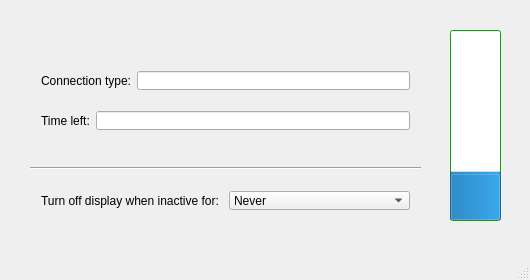
<?xml version="1.0" encoding="UTF-8"?>
<ui version="4.0">
 <class>MainWindow</class>
 <widget class="QMainWindow" name="MainWindow">
  <property name="geometry">
   <rect>
    <x>0</x>
    <y>0</y>
    <width>530</width>
    <height>280</height>
   </rect>
  </property>
  <property name="minimumSize">
   <size>
    <width>530</width>
    <height>280</height>
   </size>
  </property>
  <property name="maximumSize">
   <size>
    <width>530</width>
    <height>280</height>
   </size>
  </property>
  <property name="baseSize">
   <size>
    <width>530</width>
    <height>280</height>
   </size>
  </property>
  <property name="windowTitle">
   <string>MainWindow</string>
  </property>
  <widget class="QWidget" name="centralWidget">
   <widget class="QProgressBar" name="chargeindicator">
    <property name="geometry">
     <rect>
      <x>450</x>
      <y>30</y>
      <width>51</width>
      <height>191</height>
     </rect>
    </property>
    <property name="palette">
     <palette>
      <active>
       <colorrole role="WindowText">
        <brush brushstyle="SolidPattern">
         <color alpha="255">
          <red>0</red>
          <green>0</green>
          <blue>0</blue>
         </color>
        </brush>
       </colorrole>
       <colorrole role="Button">
        <brush brushstyle="SolidPattern">
         <color alpha="255">
          <red>20</red>
          <green>222</green>
          <blue>26</blue>
         </color>
        </brush>
       </colorrole>
       <colorrole role="Light">
        <brush brushstyle="SolidPattern">
         <color alpha="255">
          <red>101</red>
          <green>255</green>
          <blue>105</blue>
         </color>
        </brush>
       </colorrole>
       <colorrole role="Midlight">
        <brush brushstyle="SolidPattern">
         <color alpha="255">
          <red>60</red>
          <green>238</green>
          <blue>65</blue>
         </color>
        </brush>
       </colorrole>
       <colorrole role="Dark">
        <brush brushstyle="SolidPattern">
         <color alpha="255">
          <red>10</red>
          <green>111</green>
          <blue>13</blue>
         </color>
        </brush>
       </colorrole>
       <colorrole role="Mid">
        <brush brushstyle="SolidPattern">
         <color alpha="255">
          <red>13</red>
          <green>148</green>
          <blue>17</blue>
         </color>
        </brush>
       </colorrole>
       <colorrole role="Text">
        <brush brushstyle="SolidPattern">
         <color alpha="255">
          <red>0</red>
          <green>0</green>
          <blue>0</blue>
         </color>
        </brush>
       </colorrole>
       <colorrole role="BrightText">
        <brush brushstyle="SolidPattern">
         <color alpha="255">
          <red>255</red>
          <green>255</green>
          <blue>255</blue>
         </color>
        </brush>
       </colorrole>
       <colorrole role="ButtonText">
        <brush brushstyle="SolidPattern">
         <color alpha="255">
          <red>0</red>
          <green>0</green>
          <blue>0</blue>
         </color>
        </brush>
       </colorrole>
       <colorrole role="Base">
        <brush brushstyle="SolidPattern">
         <color alpha="255">
          <red>255</red>
          <green>255</green>
          <blue>255</blue>
         </color>
        </brush>
       </colorrole>
       <colorrole role="Window">
        <brush brushstyle="SolidPattern">
         <color alpha="255">
          <red>20</red>
          <green>222</green>
          <blue>26</blue>
         </color>
        </brush>
       </colorrole>
       <colorrole role="Shadow">
        <brush brushstyle="SolidPattern">
         <color alpha="255">
          <red>0</red>
          <green>0</green>
          <blue>0</blue>
         </color>
        </brush>
       </colorrole>
       <colorrole role="AlternateBase">
        <brush brushstyle="SolidPattern">
         <color alpha="255">
          <red>137</red>
          <green>238</green>
          <blue>140</blue>
         </color>
        </brush>
       </colorrole>
       <colorrole role="ToolTipBase">
        <brush brushstyle="SolidPattern">
         <color alpha="255">
          <red>255</red>
          <green>255</green>
          <blue>220</blue>
         </color>
        </brush>
       </colorrole>
       <colorrole role="ToolTipText">
        <brush brushstyle="SolidPattern">
         <color alpha="255">
          <red>0</red>
          <green>0</green>
          <blue>0</blue>
         </color>
        </brush>
       </colorrole>
      </active>
      <inactive>
       <colorrole role="WindowText">
        <brush brushstyle="SolidPattern">
         <color alpha="255">
          <red>0</red>
          <green>0</green>
          <blue>0</blue>
         </color>
        </brush>
       </colorrole>
       <colorrole role="Button">
        <brush brushstyle="SolidPattern">
         <color alpha="255">
          <red>20</red>
          <green>222</green>
          <blue>26</blue>
         </color>
        </brush>
       </colorrole>
       <colorrole role="Light">
        <brush brushstyle="SolidPattern">
         <color alpha="255">
          <red>101</red>
          <green>255</green>
          <blue>105</blue>
         </color>
        </brush>
       </colorrole>
       <colorrole role="Midlight">
        <brush brushstyle="SolidPattern">
         <color alpha="255">
          <red>60</red>
          <green>238</green>
          <blue>65</blue>
         </color>
        </brush>
       </colorrole>
       <colorrole role="Dark">
        <brush brushstyle="SolidPattern">
         <color alpha="255">
          <red>10</red>
          <green>111</green>
          <blue>13</blue>
         </color>
        </brush>
       </colorrole>
       <colorrole role="Mid">
        <brush brushstyle="SolidPattern">
         <color alpha="255">
          <red>13</red>
          <green>148</green>
          <blue>17</blue>
         </color>
        </brush>
       </colorrole>
       <colorrole role="Text">
        <brush brushstyle="SolidPattern">
         <color alpha="255">
          <red>0</red>
          <green>0</green>
          <blue>0</blue>
         </color>
        </brush>
       </colorrole>
       <colorrole role="BrightText">
        <brush brushstyle="SolidPattern">
         <color alpha="255">
          <red>255</red>
          <green>255</green>
          <blue>255</blue>
         </color>
        </brush>
       </colorrole>
       <colorrole role="ButtonText">
        <brush brushstyle="SolidPattern">
         <color alpha="255">
          <red>0</red>
          <green>0</green>
          <blue>0</blue>
         </color>
        </brush>
       </colorrole>
       <colorrole role="Base">
        <brush brushstyle="SolidPattern">
         <color alpha="255">
          <red>255</red>
          <green>255</green>
          <blue>255</blue>
         </color>
        </brush>
       </colorrole>
       <colorrole role="Window">
        <brush brushstyle="SolidPattern">
         <color alpha="255">
          <red>20</red>
          <green>222</green>
          <blue>26</blue>
         </color>
        </brush>
       </colorrole>
       <colorrole role="Shadow">
        <brush brushstyle="SolidPattern">
         <color alpha="255">
          <red>0</red>
          <green>0</green>
          <blue>0</blue>
         </color>
        </brush>
       </colorrole>
       <colorrole role="AlternateBase">
        <brush brushstyle="SolidPattern">
         <color alpha="255">
          <red>137</red>
          <green>238</green>
          <blue>140</blue>
         </color>
        </brush>
       </colorrole>
       <colorrole role="ToolTipBase">
        <brush brushstyle="SolidPattern">
         <color alpha="255">
          <red>255</red>
          <green>255</green>
          <blue>220</blue>
         </color>
        </brush>
       </colorrole>
       <colorrole role="ToolTipText">
        <brush brushstyle="SolidPattern">
         <color alpha="255">
          <red>0</red>
          <green>0</green>
          <blue>0</blue>
         </color>
        </brush>
       </colorrole>
      </inactive>
      <disabled>
       <colorrole role="WindowText">
        <brush brushstyle="SolidPattern">
         <color alpha="255">
          <red>10</red>
          <green>111</green>
          <blue>13</blue>
         </color>
        </brush>
       </colorrole>
       <colorrole role="Button">
        <brush brushstyle="SolidPattern">
         <color alpha="255">
          <red>20</red>
          <green>222</green>
          <blue>26</blue>
         </color>
        </brush>
       </colorrole>
       <colorrole role="Light">
        <brush brushstyle="SolidPattern">
         <color alpha="255">
          <red>101</red>
          <green>255</green>
          <blue>105</blue>
         </color>
        </brush>
       </colorrole>
       <colorrole role="Midlight">
        <brush brushstyle="SolidPattern">
         <color alpha="255">
          <red>60</red>
          <green>238</green>
          <blue>65</blue>
         </color>
        </brush>
       </colorrole>
       <colorrole role="Dark">
        <brush brushstyle="SolidPattern">
         <color alpha="255">
          <red>10</red>
          <green>111</green>
          <blue>13</blue>
         </color>
        </brush>
       </colorrole>
       <colorrole role="Mid">
        <brush brushstyle="SolidPattern">
         <color alpha="255">
          <red>13</red>
          <green>148</green>
          <blue>17</blue>
         </color>
        </brush>
       </colorrole>
       <colorrole role="Text">
        <brush brushstyle="SolidPattern">
         <color alpha="255">
          <red>10</red>
          <green>111</green>
          <blue>13</blue>
         </color>
        </brush>
       </colorrole>
       <colorrole role="BrightText">
        <brush brushstyle="SolidPattern">
         <color alpha="255">
          <red>255</red>
          <green>255</green>
          <blue>255</blue>
         </color>
        </brush>
       </colorrole>
       <colorrole role="ButtonText">
        <brush brushstyle="SolidPattern">
         <color alpha="255">
          <red>10</red>
          <green>111</green>
          <blue>13</blue>
         </color>
        </brush>
       </colorrole>
       <colorrole role="Base">
        <brush brushstyle="SolidPattern">
         <color alpha="255">
          <red>20</red>
          <green>222</green>
          <blue>26</blue>
         </color>
        </brush>
       </colorrole>
       <colorrole role="Window">
        <brush brushstyle="SolidPattern">
         <color alpha="255">
          <red>20</red>
          <green>222</green>
          <blue>26</blue>
         </color>
        </brush>
       </colorrole>
       <colorrole role="Shadow">
        <brush brushstyle="SolidPattern">
         <color alpha="255">
          <red>0</red>
          <green>0</green>
          <blue>0</blue>
         </color>
        </brush>
       </colorrole>
       <colorrole role="AlternateBase">
        <brush brushstyle="SolidPattern">
         <color alpha="255">
          <red>20</red>
          <green>222</green>
          <blue>26</blue>
         </color>
        </brush>
       </colorrole>
       <colorrole role="ToolTipBase">
        <brush brushstyle="SolidPattern">
         <color alpha="255">
          <red>255</red>
          <green>255</green>
          <blue>220</blue>
         </color>
        </brush>
       </colorrole>
       <colorrole role="ToolTipText">
        <brush brushstyle="SolidPattern">
         <color alpha="255">
          <red>0</red>
          <green>0</green>
          <blue>0</blue>
         </color>
        </brush>
       </colorrole>
      </disabled>
     </palette>
    </property>
    <property name="autoFillBackground">
     <bool>false</bool>
    </property>
    <property name="styleSheet">
     <string notr="true"/>
    </property>
    <property name="value">
     <number>24</number>
    </property>
    <property name="orientation">
     <enum>Qt::Vertical</enum>
    </property>
   </widget>
   <widget class="QWidget" name="horizontalLayoutWidget">
    <property name="geometry">
     <rect>
      <x>30</x>
      <y>60</y>
      <width>391</width>
      <height>41</height>
     </rect>
    </property>
    <layout class="QHBoxLayout" name="ConLayout">
     <item>
      <widget class="QLabel" name="conType">
       <property name="text">
        <string>Connection type:</string>
       </property>
      </widget>
     </item>
     <item>
      <widget class="QLineEdit" name="connectionEdit">
       <property name="readOnly">
        <bool>true</bool>
       </property>
      </widget>
     </item>
    </layout>
   </widget>
   <widget class="QWidget" name="horizontalLayoutWidget_2">
    <property name="geometry">
     <rect>
      <x>30</x>
      <y>100</y>
      <width>391</width>
      <height>41</height>
     </rect>
    </property>
    <layout class="QHBoxLayout" name="TimeLayout">
     <item>
      <widget class="QLabel" name="Timelabel">
       <property name="text">
        <string>Time left:</string>
       </property>
      </widget>
     </item>
     <item>
      <widget class="QLineEdit" name="timeEdit">
       <property name="enabled">
        <bool>true</bool>
       </property>
       <property name="minimumSize">
        <size>
         <width>300</width>
         <height>0</height>
        </size>
       </property>
       <property name="baseSize">
        <size>
         <width>300</width>
         <height>0</height>
        </size>
       </property>
       <property name="readOnly">
        <bool>true</bool>
       </property>
      </widget>
     </item>
    </layout>
   </widget>
   <widget class="Line" name="line">
    <property name="geometry">
     <rect>
      <x>30</x>
      <y>160</y>
      <width>391</width>
      <height>16</height>
     </rect>
    </property>
    <property name="orientation">
     <enum>Qt::Horizontal</enum>
    </property>
   </widget>
   <widget class="QWidget" name="horizontalLayoutWidget_4">
    <property name="geometry">
     <rect>
      <x>30</x>
      <y>180</y>
      <width>391</width>
      <height>41</height>
     </rect>
    </property>
    <layout class="QHBoxLayout" name="horizontalLayout">
     <item>
      <widget class="QLabel" name="label">
       <property name="text">
        <string>Turn off display when inactive for:</string>
       </property>
      </widget>
     </item>
     <item>
      <widget class="QComboBox" name="timeToOff">
       <item>
        <property name="text">
         <string>Never</string>
        </property>
       </item>
       <item>
        <property name="text">
         <string>5 min</string>
        </property>
       </item>
       <item>
        <property name="text">
         <string>10 min</string>
        </property>
       </item>
       <item>
        <property name="text">
         <string>15 min</string>
        </property>
       </item>
       <item>
        <property name="text">
         <string>30 min</string>
        </property>
       </item>
      </widget>
     </item>
    </layout>
   </widget>
  </widget>
  <widget class="QStatusBar" name="statusBar"/>
 </widget>
 <layoutdefault spacing="6" margin="11"/>
 <resources/>
 <connections/>
</ui>
